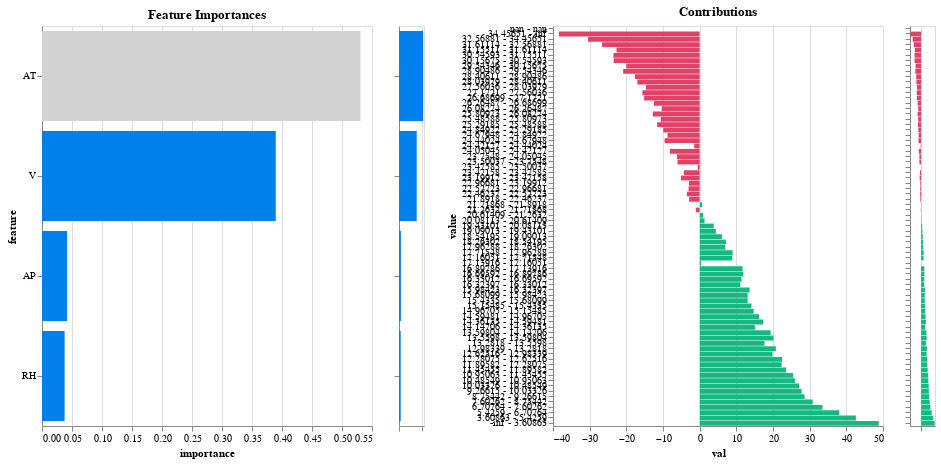

Write notebook code for a chart like this one.
### Markdown cell above
## 4. Model Interpretability and Explainability

Understand which ambient conditions most influence power plant energy output.

### Code cell
model.explain()

### Figure 1 — Vega-Lite specification as saved in the notebook (floating-point values rounded to 4 significant figures; data arrays with more than 128 entries replaced by an {"elided": "..."} marker saying what was removed)
{"config": {"view": {"continuousWidth": 300, "continuousHeight": 300}}, "hconcat": [{"mark": {"type": "bar", "color": "#0080ea"}, "encoding": {"color": {"condition": {"param": "param_1", "value": "lightgray"}, "value": "#0080ea"}, "tooltip": {"field": "importance_label", "type": "nominal"}, "x": {"field": "importance", "type": "quantitative"}, "y": {"field": "feature", "sort": {"field": "importance", "order": "descending"}, "type": "nominal"}}, "height": 400, "name": "view_1", "title": "Feature Importances", "transform": [{"filter": {"param": "param_2"}}], "width": 330}, {"mark": {"type": "bar", "color": "#0080ea"}, "encoding": {"x": {"axis": {"labels": false, "title": null}, "field": "importance", "type": "quantitative"}, "y": {"axis": {"labels": false, "title": null}, "field": "feature", "sort": "-x", "type": "nominal"}}, "height": 400, "name": "view_2", "width": 25}, {"data": {"name": "data-08578964ce2afc68d59d737ffa58324e"}, "mark": {"type": "bar", "color": "#e14067"}, "encoding": {"color": {"condition": {"test": "(datum.contribution < 0)", "value": "#e14067"}, "value": "#12b980"}, "tooltip": {"field": "score_label", "type": "nominal"}, "x": {"field": "val", "type": "quantitative"}, "y": {"field": "value", "sort": {"field": "index", "order": "descending"}, "type": "nominal"}}, "height": 400, "name": "view_3", "title": "Contributions", "transform": [{"fold": ["contribution", "mean", "frequency"], "as": ["column", "val"]}, {"filter": {"param": "Select"}}, {"filter": {"param": "param_1"}}, {"filter": {"param": "param_3"}}], "width": 330}, {"data": {"name": "data-08578964ce2afc68d59d737ffa58324e"}, "mark": {"type": "bar", "color": "#e14067"}, "encoding": {"color": {"condition": {"test": "(datum.contribution < 0)", "value": "#e14067"}, "value": "#12b980"}, "x": {"axis": {"labels": false, "title": null}, "field": "contribution", "type": "quantitative"}, "y": {"axis": {"labels": false, "title": null}, "field": "value", "sort": {"field": "index", "order": "descending"}, "type": "nominal"}}, "height": 400, "name": "view_4", "transform": [{"filter": {"param": "param_1"}}], "width": 25}], "data": {"name": "data-54fe882020452b1f6002f73ca470e372"}, "params": [{"name": "param_1", "select": {"type": "point", "fields": ["feature"]}, "value": "AT", "views": ["view_1"]}, {"name": "Select", "select": {"type": "point", "fields": ["column"]}, "bind": {"input": "select", "options": ["contribution", "mean", "frequency"]}, "value": "contribution", "views": ["view_1", "view_3"]}, {"name": "param_2", "select": {"type": "interval", "encodings": ["y"]}, "views": ["view_2"]}, {"name": "param_3", "select": {"type": "interval", "encodings": ["y"]}, "views": ["view_4"]}], "$schema": "https://vega.github.io/schema/vega-lite/v5.20.1.json", "datasets": {"data-54fe882020452b1f6002f73ca470e372": [{"feature": "RH", "importance": 0.03769, "importance_label": "3.8%"}, {"feature": "AP", "importance": 0.0419, "importance_label": "4.2%"}, {"feature": "V", "importance": 0.3896, "importance_label": "39.0%"}, {"feature": "AT", "importance": 0.5308, "importance_label": "53.1%"}], "data-08578964ce2afc68d59d737ffa58324e": {"elided": "284 records"}}}
